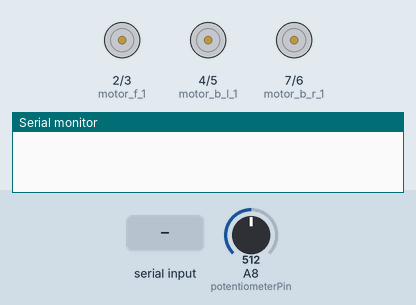
This sketch was run on a simulated Arduino Mega 2560, built with avr-gcc and run on an emulated ATmega2560. Parts: motor-driver pin pairs drawn as motors (green arrow = first pin HIGH = forward, orange = second pin HIGH = backward, longer = more drive), the last lines printed to the serial monitor. Inputs (shaded band) come from the test bench; at power-on: A8 (potentiometerPin) = 512.

Above: at 1.2 s.
1.3 s: "90,45\n" received over Serial
At 1.8 s:
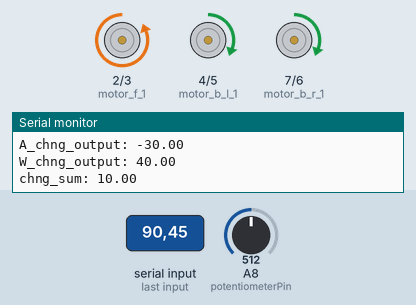
2.8 s: "30,150\n" received over Serial
At 4.2 s:
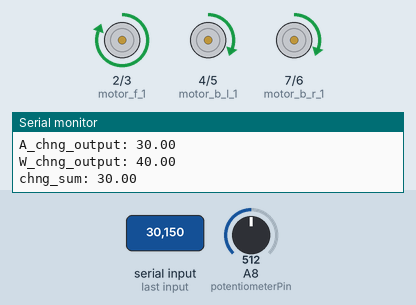
Timing chart, 0 to 5.8 s (numbered marks = the images above; inputs shaded):
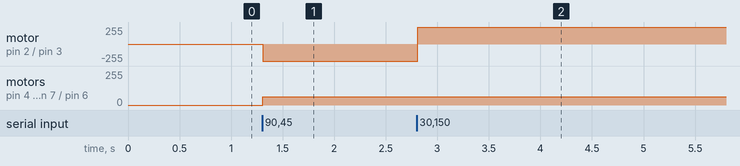

The sketch:

v3.ino
```cpp
//최적화 버전
#include <PID_v1.h>
// Pin
const int potentiometerPin = A8;  // 가변저항 연결 핀
const int motor_f_1 = 2;
const int motor_f_2 = 3;
int motor_b_l_1 = 4;
int motor_b_l_2 = 5;
int motor_b_r_1 = 7;
int motor_b_r_2 = 6;
//속도
int Deceleration_threshold = 20;
int speed;
int speed_offset = 255;
// PID
// 앞바퀴
double setpoint;  // 목표값(튜닝 완료)
double pid_input, pid_output;     // PID 제어에 사용할 변수
const double consKp = 4.0;  // 보수적인 제어에 사용할 하이퍼 파라미터닝
const double consKi = 0.011;
const double consKd = 0.125;
const double aggKp = 10;  // 공격적인 제어에 사용할 하이퍼 파라미터
const double aggKi = 0.0075;
const double aggKd = 0.6;
const double A_chng_max = 30; // (튜닝 필요) (30+40:40은 오류 발생 이슈)
const double W_chng_max = 40; // (튜닝 필요)
const double chng_max = 30;
// 폭에 의한 제어값 변화량 (튜닝 필요)
double W_setpoint = 530;  // 이상적인 차폭(offset)
double W_pid_input, W_chng_output;     // 차선과의 폭 PID 제어에 사용할 변수
const double W_consKp = 1.4;  // 공격적인 제어에 사용할 하이퍼 파라미터: 가까이 있을 때
const double W_consKi = 0.01;
const double W_consKd = 0.1;
// 각도에 의한 제어값 변화량 (튜닝 필요)
double A_setpoint = 60;  // 이상적인 차폭 (offset)
double A_pid_input, A_chng_output;     // 차선과의 폭 PID 제어에 사용할 변수
const double A_consKp = 2;  // 공격적인 제어에 사용할 하이퍼 파라미터: 가까이 있을 때
const double A_consKi = 0.01;
const double A_consKd = 0.1;
double CarLine_W, CarLine_A;
double chng_sum;
const double N_setpoint = 570;
PID pid(&pid_input, &pid_output, &setpoint, consKp, consKi, consKd, DIRECT);  // PID 객체 생성
PID W_pid(&W_pid_input, &W_chng_output, &W_setpoint, W_consKp, W_consKi, W_consKd, DIRECT);  // 차선과 폭 제어 PID 객체 생성
PID A_pid(&A_pid_input, &A_chng_output, &A_setpoint, A_consKp, A_consKi, A_consKd, DIRECT);  // 차선과 각도 PID 객체 생성
void setup() {
  // 모터 설정
  pinMode(motor_f_1, OUTPUT);
  pinMode(motor_f_2, OUTPUT);
  pinMode(motor_b_l_1, OUTPUT);
  pinMode(motor_b_l_2, OUTPUT);
  pinMode(motor_b_r_1, OUTPUT);
  pinMode(motor_b_r_2, OUTPUT);
  Serial.begin(9600);
  // PID 제어 설정
  pid.SetMode(AUTOMATIC);
  pid.SetOutputLimits(-255, 255);  // 출력 제한 설정
  W_pid.SetMode(AUTOMATIC);
  W_pid.SetOutputLimits(-W_chng_max, W_chng_max);  // 출력 제한 설정
  A_pid.SetMode(AUTOMATIC);
  A_pid.SetOutputLimits(-A_chng_max, A_chng_max);  // 출력 제한 설정
}
void loop() {
  if (Serial.available()) {
    String receivedString = Serial.readStringUntil('\n');
    int commaIndex = receivedString.indexOf(',');
    String line_angle_input_str = receivedString.substring(0, commaIndex);
    String width_input_str = receivedString.substring(commaIndex + 1);
    CarLine_A = line_angle_input_str.toFloat();
    CarLine_W = width_input_str.toFloat();
    // #### 폭 차에 의한 PID 제어
    W_pid_input = CarLine_W;
    W_pid.SetTunings(W_consKp, W_consKi, W_consKd);
    W_pid.Compute();
    // #### 각도 차에 의한 PID 제어
    A_pid_input = CarLine_A;
    A_pid.SetTunings(A_consKp, A_consKi, A_consKd);
    A_pid.Compute();
    // #### 핸들 PID 제어
    //제어 인풋 없을 경우 직진
    if (not W_pid_input and not A_pid_input){
      setpoint = N_setpoint;
    }
    // C 구간 극복 (값이 이상하게 받아질 경우 직진)
    else if (W_pid_input >= 3000){
      setpoint = N_setpoint;
    }
    else{
      chng_sum = W_chng_output + A_chng_output;
      chng_sum = constrain(chng_sum, -chng_max, chng_max);
      pid_input = analogRead(potentiometerPin);
      setpoint = N_setpoint + chng_sum;
    }
    double gap = abs(setpoint - pid_input);
    if (gap > 8) {
      pid.SetTunings(consKp, consKi, consKd);
    } else {
      pid.SetTunings(aggKp, aggKi, aggKd);
    }
    pid.Compute();
    // 앞바퀴 DC 모터 회전 제어
    if (pid_output > 0) {
      analogWrite(motor_f_1, pid_output);
      analogWrite(motor_f_2, 0);
    } else if (pid_output < 0) {
      analogWrite(motor_f_1, 0);
      analogWrite(motor_f_2, -pid_output);
    } else {
      analogWrite(motor_f_1, 0);
      analogWrite(motor_f_2, 0);
    }
    if (pid_output > 0) {
      analogWrite(motor_f_1, pid_output);
      analogWrite(motor_f_2, 0);
    } else if (pid_output < 0) {
      analogWrite(motor_f_1, 0);
      analogWrite(motor_f_2, -pid_output);
    } else {
      analogWrite(motor_f_1, 0);
      analogWrite(motor_f_2, 0);
    }
    //급회전시 감속
    if (abs(pid_output) >= chng_max - 1){
      speed = speed_offset/4;
    } else {
      speed = speed_offset/2;
    }
    // 뒷바퀴
    analogWrite(motor_b_l_1, speed);
    analogWrite(motor_b_l_2, 0);
    analogWrite(motor_b_r_1, speed);
    analogWrite(motor_b_r_2, 0);
    //##### 디버깅 정보 출력 #####//
    // 체인지 값을  빼니까 -면 좌회전
    // Serial.println("potentiometerValue: " + String(potentiometerValue));
    // Serial.println("A_pid_input: " + String(A_pid_input));
    Serial.println("A_chng_output: " + String(A_chng_output));
    // Serial.println("W_pid_input: " + String(W_pid_input));
    Serial.println("W_chng_output: " + String(W_chng_output));
    Serial.println("chng_sum: " + String(chng_sum));
    // Serial.println("setpoint: " + String(setpoint));
    // Serial.println("pid_output: " + String(pid_output));
    Serial.println();
    // delay(50);  // 딜레이
    //##### 디버깅 정보 출력 #####//
  }
}
```

Measured:
- after the input at 1.3 s, motor on pin 2 (motor_f_1) / pin 3 (motor_f_2): stopped → backward 255/255 at once; motor on pin 4 (motor_b_l_1) / pin 5 (motor_b_l_2), motor on pin 7 (motor_b_r_1) / pin 6 (motor_b_r_2): stopped → forward 63/255 at once
- after the input at 2.8 s, motor on pin 2 (motor_f_1) / pin 3 (motor_f_2): backward 255/255 → forward 255/255 at once
